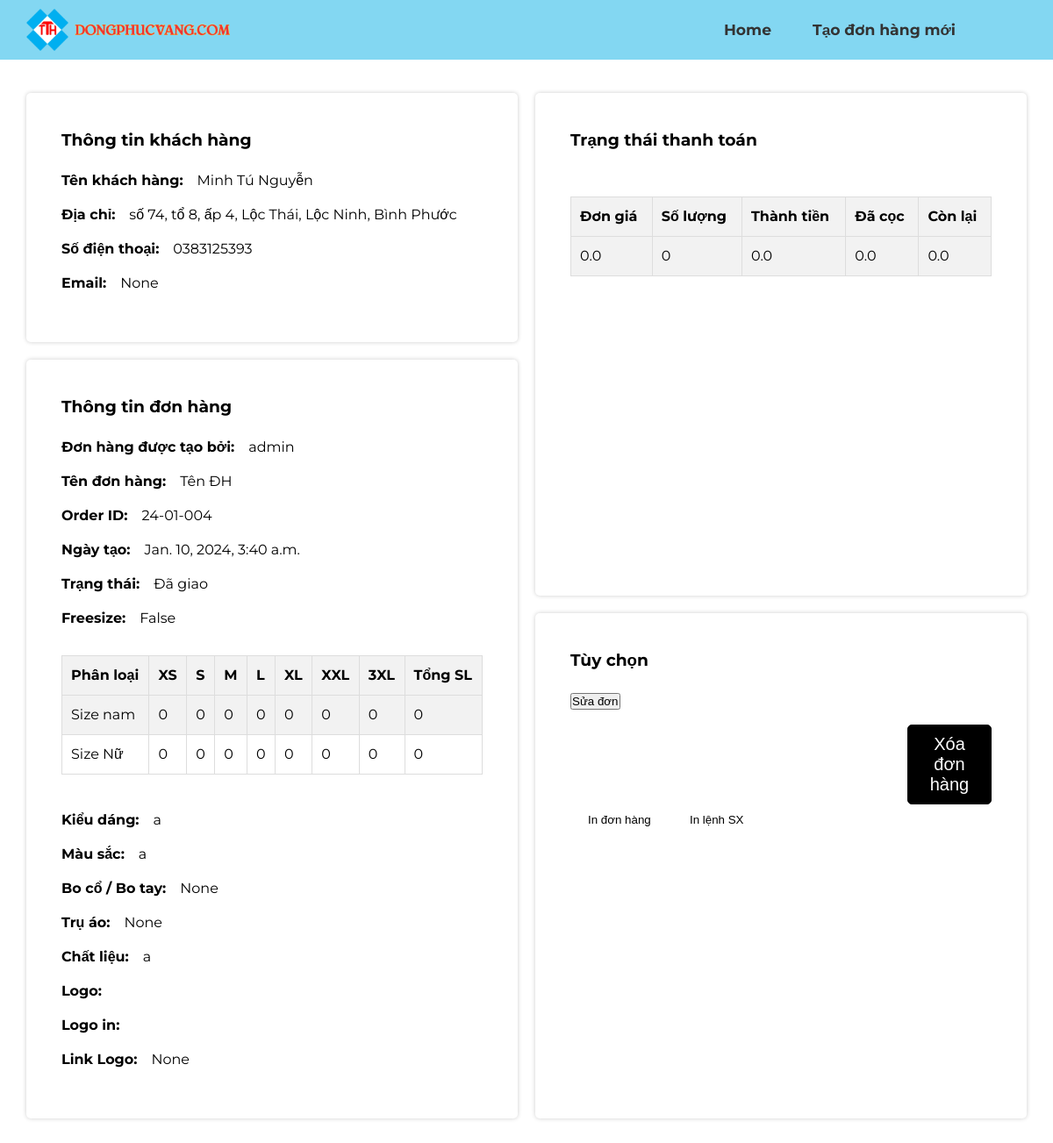
/order/4 (signed in), run on the app's committed database.
### base/models.py (models this page shows, shortened)
class Order(models.Model):
    STATUS_CHOICES = (
        ('Đang xử lý', 'Đang xử lý'),
        ('Đã cọc', 'Đã cọc'),
        ('Đã sản xuất', 'Đã sản xuất'),
        ('Đã giao', 'Đã giao'),
        ('Đã hủy', 'Đã hủy'),
    )
    order_id = models.CharField(max_length=10, unique=True, default=generate_order_id)
    name = models.CharField(max_length=100, verbose_name='Tên đơn hàng')
    customer = models.ForeignKey(Customer, on_delete=models.CASCADE, null=True)
    user = models.ForeignKey(User, on_delete=models.CASCADE)
    updated = models.DateTimeField(auto_now=True)
    created = models.DateTimeField(auto_now_add=True)
    status = models.CharField(max_length=20, choices=STATUS_CHOICES, verbose_name='Trạng thái đơn hàng', default='Đang xử lý')
    freesize = models.BooleanField(default=False)
    size_xs_quantity = models.PositiveIntegerField(default=0)
    size_s_quantity = models.PositiveIntegerField(default=0)
    size_m_quantity = models.PositiveIntegerField(default=0)
    size_l_quantity = models.PositiveIntegerField(default=0)
    size_xl_quantity = models.PositiveIntegerField(default=0)
    size_xxl_quantity = models.PositiveIntegerField(default=0)
    size_3xl_quantity = models.PositiveIntegerField(default=0)
    male_size_xs_quantity = models.PositiveIntegerField(default=0)
    male_size_s_quantity = models.PositiveIntegerField(default=0)
    male_size_m_quantity = models.PositiveIntegerField(default=0)
    male_size_l_quantity = models.PositiveIntegerField(default=0)
    male_size_xl_quantity = models.PositiveIntegerField(default=0)
    male_size_xxl_quantity = models.PositiveIntegerField(default=0)
    male_size_3xl_quantity = models.PositiveIntegerField(default=0)
    female_size_xs_quantity = models.PositiveIntegerField(default=0)
    female_size_s_quantity = models.PositiveIntegerField(default=0)
    female_size_m_quantity = models.PositiveIntegerField(default=0)
    female_size_l_quantity = models.PositiveIntegerField(default=0)
    female_size_xl_quantity = models.PositiveIntegerField(default=0)
    female_size_xxl_quantity = models.PositiveIntegerField(default=0)
    female_size_3xl_quantity = models.PositiveIntegerField(default=0)
    STYLE_CHOICES = (
        ('Cổ bẻ', 'Cổ bẻ'),
        ('Cổ trụ', 'Cổ trụ'),
        ('Cổ tim', 'Cổ tim'),
        ('Cổ tròn', 'Cổ tròn'),
        ('Cổ V', 'Cổ V'),
        ('Cổ chữ U', 'Cổ chữ U'),
        ('Cổ sơ mi', 'Cổ sơ mi'),
        ('Cổ đức', 'Cổ đức'),
    )
    MATERIAL_CHOICES = (
        ('Cotton', 'Cotton'),
        ('Lụa', 'Lụa'),
        ('Kaki', 'Kaki'),
        ('Jeans', 'Jeans'),
        ('Lanh', 'Lanh'),
        ('Thun', 'Thun'),
        ('Nỉ', 'Nỉ'),
        ('Vải dù', 'Vải dù'),
        ('Vải mưa', 'Vải mưa'),
    )
    style = models.CharField(max_length=50, choices=STYLE_CHOICES, verbose_name='Kiểu dáng', default='Cổ bẻ')
    color = models.CharField(max_length=50, blank=True, null=True, verbose_name='Màu sắc')
    collar = models.CharField(max_length=50, blank=True, null=True, verbose_name='Bo cổ/tay')
    pillar = models.CharField(max_length=50, blank=True, null=True, verbose_name='Trụ áo')
    material = models.CharField(max_length=50, choices=MATERIAL_CHOICES, verbose_name='Chất liệu', default='Cotton')
    custom_logo = models.ImageField(upload_to='custom_shirt_logos/', blank=True, null=True, verbose_name='Logo')
    custom_logo_url = models.URLField(blank=True, null=True, verbose_name='Link logo')
    prodPlant = models.CharField(max_length=50, blank=True, null=True, verbose_name='SX')
    PAYMENT_STATUS_CHOICES = (
        ('Chưa thanh toán', 'Chưa thanh toán'),
        ('Đã thanh toán', 'Đã thanh toán'),
        ('Đã thanh toán một phần', 'Đã thanh toán một phần'),
    )
    unit_price = models.FloatField(default=0, verbose_name='Đơn giá')
    total_price_vat = models.FloatField(default=0, verbose_name='Thành tiền')
    vat = models.FloatField(default=0.08, verbose_name='VAT')
    vat_price = models.FloatField(default=0, verbose_name='VAT')
    total_price = models.FloatField(default=0, verbose_name='Tổng tiền')
    payment_status = models.CharField(max_length=50, choices=PAYMENT_STATUS_CHOICES, default='Đang xử lý')
    paid = models.FloatField(default=0)
    unpaid = models.FloatField(default=0)
    expected_date = models.PositiveIntegerField(default=0)
    completed_date = models.DateTimeField(blank=True, null=True, verbose_name='Ngày hoàn thành')
    delivered_date = models.DateTimeField(blank=True, null=True, verbose_name='Ngày giao hàng')
    @property
    def total_quantity_male(self):
        return (
                self.male_size_xs_quantity +
                self.male_size_s_quantity +
                self.male_size_m_quantity +
                self.male_size_l_quantity +
                self.male_size_xl_quantity +
                self.male_size_xxl_quantity +
                self.male_size_3xl_quantity
            )
    def total_quantity_female(self):
        return (
            self.female_size_xs_quantity +
                self.female_size_s_quantity +
                self.female_size_m_quantity +
                self.female_size_l_quantity +
                self.female_size_xl_quantity +
                self.female_size_xxl_quantity +
                self.female_size_3xl_quantity
        )
    @property
    def total_quantity(self):
        if self.freesize:
            return (
                self.size_xs_quantity +
                self.size_s_quantity +
                self.size_m_quantity +
                self.size_l_quantity +
                self.size_xl_quantity +
                self.size_xxl_quantity +
                self.size_3xl_quantity
            )
        else:
            return (
                self.male_size_xs_quantity +
                self.male_size_s_quantity +
                self.male_size_m_quantity +
                self.male_size_l_quantity +
                self.male_size_xl_quantity +
                self.male_size_xxl_quantity +
                self.male_size_3xl_quantity +
                self.female_size_xs_quantity +
                self.female_size_s_quantity +
                self.female_size_m_quantity +
                self.female_size_l_quantity +
                self.female_size_xl_quantity +
                self.female_size_xxl_quantity +
                self.female_size_3xl_quantity
            )

class Customer(models.Model):
    first_name = models.CharField(max_length=50, verbose_name='Tên khách hàng')
    last_name = models.CharField(max_length=50, verbose_name='Họ khách hàng')
    phone_number = models.CharField(max_length=15, verbose_name='Số điện thoại')
    email = models.EmailField(max_length=100, blank=True, null=True, verbose_name='Email')
    address = models.TextField(blank=True, null=True, verbose_name='Địa chỉ')

### base/views.py (the view)
# urls.py: path('order/<str:pk>', views.order, name="order"),
@login_required(login_url='login')
def order(request, pk):
    order = Order.objects.get(id=pk)
    total_quantity = order.total_quantity  # Tính toán total_quantity từ thuộc tính của đối tượng Order
    total_quantity_male = order.total_quantity_male
    total_quantity_female = order.total_quantity_female
    context = {
        'order': order,
        'total_quantity': total_quantity  # Đưa total_quantity vào context
    }
    return render(request, 'base/order.html', context)

### base/templates/base/order.html (shortened to what this page needs)
{% extends 'main.html' %}
{% load static %}
{% block content %}
<main>
    <div id="container">
        <div class="left-column">
            <div class="content-block" id="customerInfo">
                <div class="content-header">
                    <h3>Thông tin khách hàng</h3>
                </div>
                <div class="content-detail">
                    <p><strong>Tên khách hàng:&emsp;</strong>{{ order.customer.last_name }} {{ order.customer.first_name }}</p>
                    <p><strong>Địa chỉ:&emsp;</strong>{{ order.customer.address }}</p>
                    <p><strong>Số điện thoại:&emsp;</strong>{{ order.customer.phone_number }}</p>
                    <p><strong>Email:&emsp;</strong>{{ order.customer.email }}</p>
                </div>
            </div>
            <div class="content-block" id="orderInfo">
                <div class="content-header">
                    <h3>Thông tin đơn hàng</h3>
                </div>
                <div class="content-detail">
                    <p><strong>Đơn hàng được tạo bởi:&emsp;</strong>{{ order.user.username }}</p>
                    <p><strong>Tên đơn hàng:&emsp;</strong>{{ order.name }}</p>
                    <p><strong>Order ID:&emsp;</strong>{{ order.order_id }}</p>
                    <p><strong>Ngày tạo:&emsp;</strong>{{ order.created }}</p>
                    <p><strong>Trạng thái:&emsp;</strong>{{ order.status }}</p>
                    <p><strong>Freesize:&emsp;</strong>{{ order.freesize }}</p>
                    <table id="nonfreeSizeTB">
                        <tr>
                            <th>Phân loại</th>
                            <th>XS</th>
                            <th>S</th>
                            <th>M</th>
                            <th>L</th>
                            <th>XL</th>
                            <th>XXL</th>
                            <th>3XL</th>
                            <th>Tổng SL</th>
                        </tr>
                        <tr>
                            <td>Size nam</td>
                            <td>{{ order.male_size_xs_quantity }}</td>
                            <td>{{ order.male_size_s_quantity }}</td>
                            <td>{{ order.male_size_m_quantity }}</td>
                            <td>{{ order.male_size_l_quantity }}</td>
                            <td>{{ order.male_size_xl_quantity }}</td>
                            <td>{{ order.male_size_xxl_quantity }}</td>
                            <td>{{ order.male_size_3xl_quantity }}</td>
                            <td>{{ order.total_quantity_male }}</td>
                        </tr>
                        <tr>
                            <td>Size Nữ</td>
                            <td>{{ order.female_size_xs_quantity }}</td>
                            <td>{{ order.female_size_s_quantity }}</td>
                            <td>{{ order.female_size_m_quantity }}</td>
                            <td>{{ order.female_size_l_quantity }}</td>
                            <td>{{ order.female_size_xl_quantity }}</td>
                            <td>{{ order.female_size_xxl_quantity }}</td>
                            <td>{{ order.female_size_3xl_quantity }}</td>
                            <td>{{ order.total_quantity_female }}</td>
                        </tr>
                    </table>
                    <p><strong>Kiểu dáng:&emsp;</strong>{{ order.style }}</p>
                    <p><strong>Màu sắc:&emsp;</strong>{{ order.color }}</p>
                    <p><strong>Bo cổ / Bo tay:&emsp;</strong>{{ order.collar }}</p>
                    <p><strong>Trụ áo:&emsp;</strong>{{ order.pillar }}</p>
                    <p><strong>Chất liệu:&emsp;</strong>{{ order.material }}</p>
                    <p><strong>Logo:&emsp;</strong>{{ order.has_logo }}</p>
                    <p><strong>Logo in:&emsp;</strong>{{ order.custom_logo }}</p>
                    <p><strong>Link Logo:&emsp;</strong>{{ order.custom_logo_url }}</p>
                </div>
            </div>
        </div>
        <div class="right-column">
            <div class="content-block" id="billStatus">
                <div class="content-header">
                    <h3>Trạng thái thanh toán</h3>
                </div>
                <div class="content-detail">
                    <table>
                        <tr>
                            <th>Đơn giá</th>
                            <th>Số lượng</th>
                            <th>Thành tiền</th>
                            <th>Đã cọc</th>
                            <th>Còn lại</th>
                        </tr>
                        <tr>
                            <td>{{ order.unit_price}}</td>
                            <td>{{ order.total_quantity }}</td>
                            <td>{{ order.total_price }}</td>
                            <td>{{ order.paid }}</td>
                            <td>{{ order.unpaid }}</td>
                        </tr>
                    </table>
                </div>
            </div>
            <div class="content-block" id="functionBar">
                <div class="content-header">
                    <h3>Tùy chọn</h3>
                </div>
                <div class="content-detail">
                    <a href="{% url 'edit_order' order.id %}"><button>Sửa đơn</button></a>
                    <form method="post" action="{% url 'delete_order' order.id %}">
                        <button type="submit">Xóa đơn hàng</button>
                    </form>
                    <button class="btn btn-primary" id="btnPrintOrder" data-order-id="{{ order.id }}">In đơn hàng</button>
                    <button class="btn btn-primary" id="btnPrintMO" data-order-id="{{ order.id }}">In lệnh SX</button>
                </div>
            </div>
        </div>
    </div>
</main>
{% endblock content %}

### static/css/finalfinal.css (style rules this page uses)
:root { --header-height: 3rem; --nav-bar-color: #83d7f2; --body-color: #ffffff; --content-block-color: #ffffff; --body-text-color: #000000; --highlight-color: #ffffff; --invert-color: black ; --light-invert-color: #83d7f2; --body-font: 'Poppins', sans-serif; --logo-font: 'Quicksand', sans-serif; --Josefin-Sans-font: 'Josefin Sans', sans-serif; --Josefin-Lato-font: 'Lato', sans-serif; --Fugaz-font: 'Fugaz One', cursive; --Montserrat-font: 'Montserrat', sans-serif; --big-font-size: 2rem; --h1-font-size: 1.5rem; --h2-font-size: 1.25rem; --h3-font-size: 1.125rem; --h4-font-size: 1.075rem; --normal-font-size: .938rem; --small-font-size: .813rem; --smaller-font-size: .75rem; --font-medium: 500; --font-semi-bold: 600; --mb-0-25: .25rem; --mb-0-5: .5rem; --mb-0-75: .75rem; --mb-1: 1rem; --mb-1-5: 1.5rem; --mb-2: 2rem; --mb-2-5: 2.5rem; --mb-3: 3rem; --z-tooltip: 10; --z-fixed: 100; --z-modal: 1000; }
@media screen and (min-width: 968px) { :root { --big-font-size: 3rem; --h1-font-size: 2.25rem; --h2-font-size: 1.5rem; --h3-font-size: 1.25rem; --normal-font-size: 1rem; --small-font-size: .875rem; --smaller-font-size: .813rem; } }
* { margin: 0; padding: 0; box-sizing: border-box; }
main { margin-top: 6rem; }
body, p, h3, table { font-family: var(--Montserrat-font); margin: 0; padding: 0; }
body { background-color: var(--body-color); color: var(--body-text-color); font-size: var(--normal-font-size); line-height: 1.5; }
#container { display: flex; justify-content: space-between; margin: 20px; }
.left-column { flex: 1; padding: 10px; display: flex; flex-direction: column; }
.right-column { flex: 1; padding: 10px; display: flex; flex-direction: column; }
.content-block { background-color: var(--content-block-color); margin-bottom: 20px; padding: 30px; border-radius: 5px; box-shadow: 0 0 5px rgba(0, 0, 0, 0.2); flex-grow: 1; }
.content-header { color: #000000; padding: 10px; border-radius: 5px; }
.content-detail { padding: 10px; flex-grow: 1; }
.content-detail p { margin-bottom: 15px; }
table { width: 100%; border-collapse: collapse; margin-top: 30px; margin-bottom: 40px; }
table, th, td { border: 1px solid var(--body-text-color); }
th, td { padding: 8px; text-align: left; }
.btn { padding: 10px 20px; color: var(--body-text-color); border: none; border-radius: 5px; cursor: pointer; }
.btn-primary { background-color: var(--highlight-color); }
form button[type="submit"] { background-color: black; font-size: var(--h3-font-size); margin-top: 15px; margin-left: 80%; color: #fff; padding: 10px 20px; border: 1px solid black; border-radius: 5px; cursor: pointer; }
table, th, td { border: 1px solid #ddd; }
th, td { padding: 10px; text-align: left; }
th { background-color: #f2f2f2; font-weight: bold; }
tr:nth-child(even) { background-color: #f2f2f2; }

### data on the page
Order: customer.last_name "Minh Tú", customer.first_name "Nguyễn", customer.address "số 74, tổ 8, ấp 4, Lộc Thái, Lộc Ninh, Bình Phước", customer.phone_number "0383125393", customer.email "None", user.username "admin", name "Tên ĐH", order_id "24-01-004", created "Jan. 10, 2024, 3:40 a.m.", status "Đã giao", freesize "False", male_size_xs_quantity "0", male_size_s_quantity "0", male_size_m_quantity "0", male_size_l_quantity "0", male_size_xl_quantity "0", male_size_xxl_quantity "0", male_size_3xl_quantity "0", total_quantity_male "0", female_size_xs_quantity "0", female_size_s_quantity "0", female_size_m_quantity "0", female_size_l_quantity "0", female_size_xl_quantity "0", female_size_xxl_quantity "0", female_size_3xl_quantity "0", total_quantity_female "0", style "a", color "a", collar "None", pillar "None", material "a", custom_logo_url "None", unit_price "0.0", total_quantity "0", total_price "0.0", paid "0.0", unpaid "0.0"
